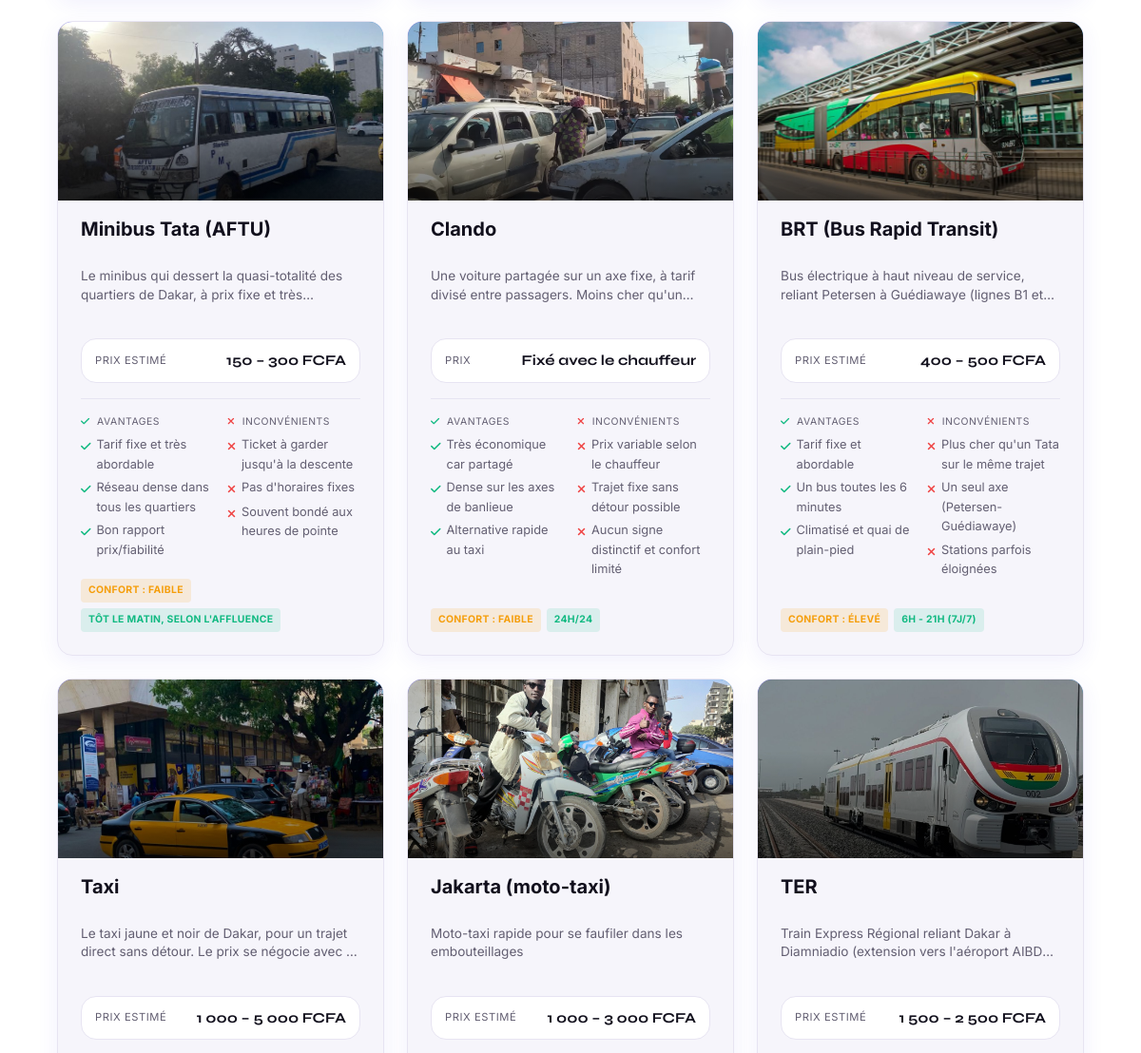
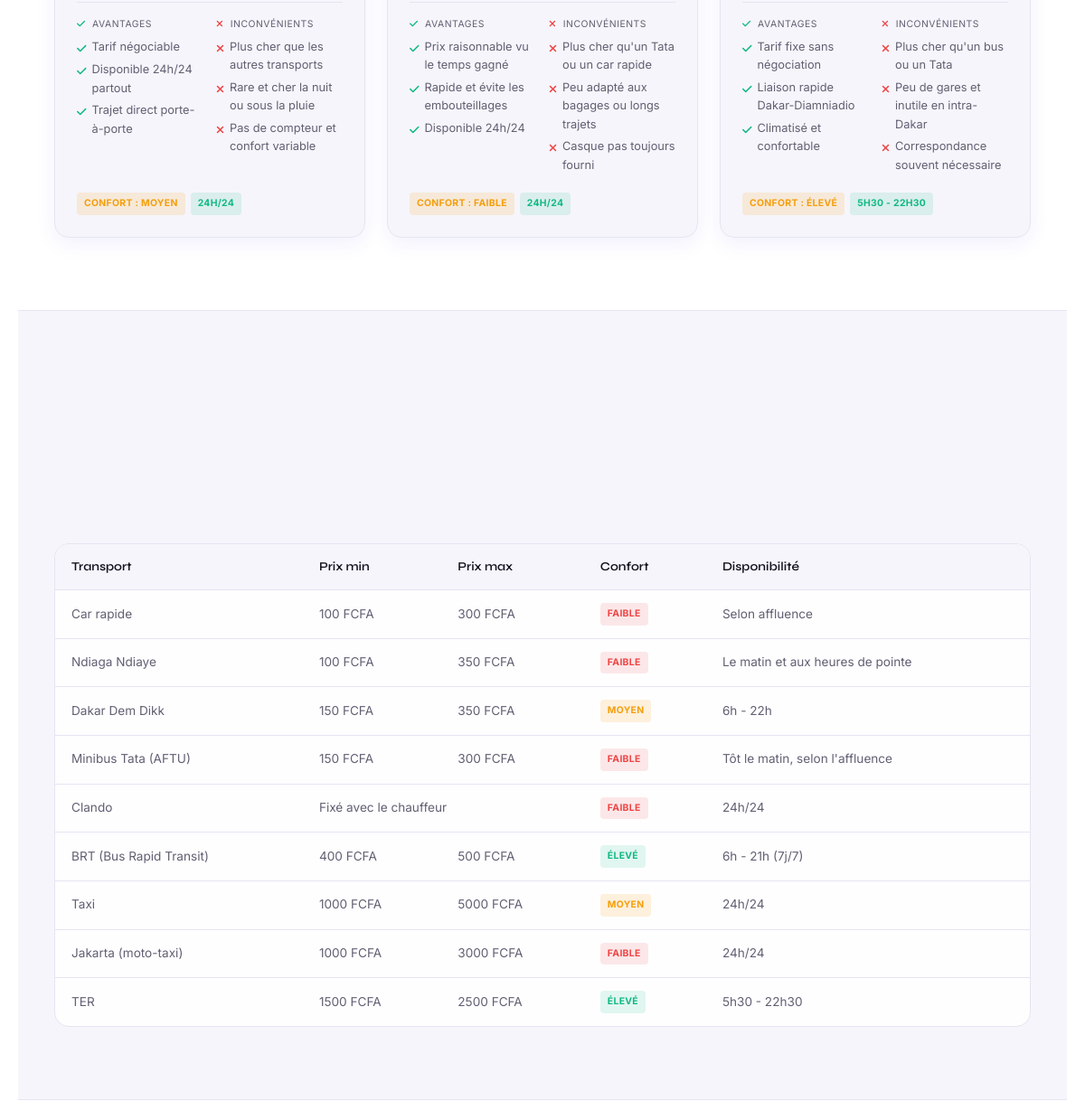
Page /transports (middle part) on the earlier database version (2 pictures, top to bottom).
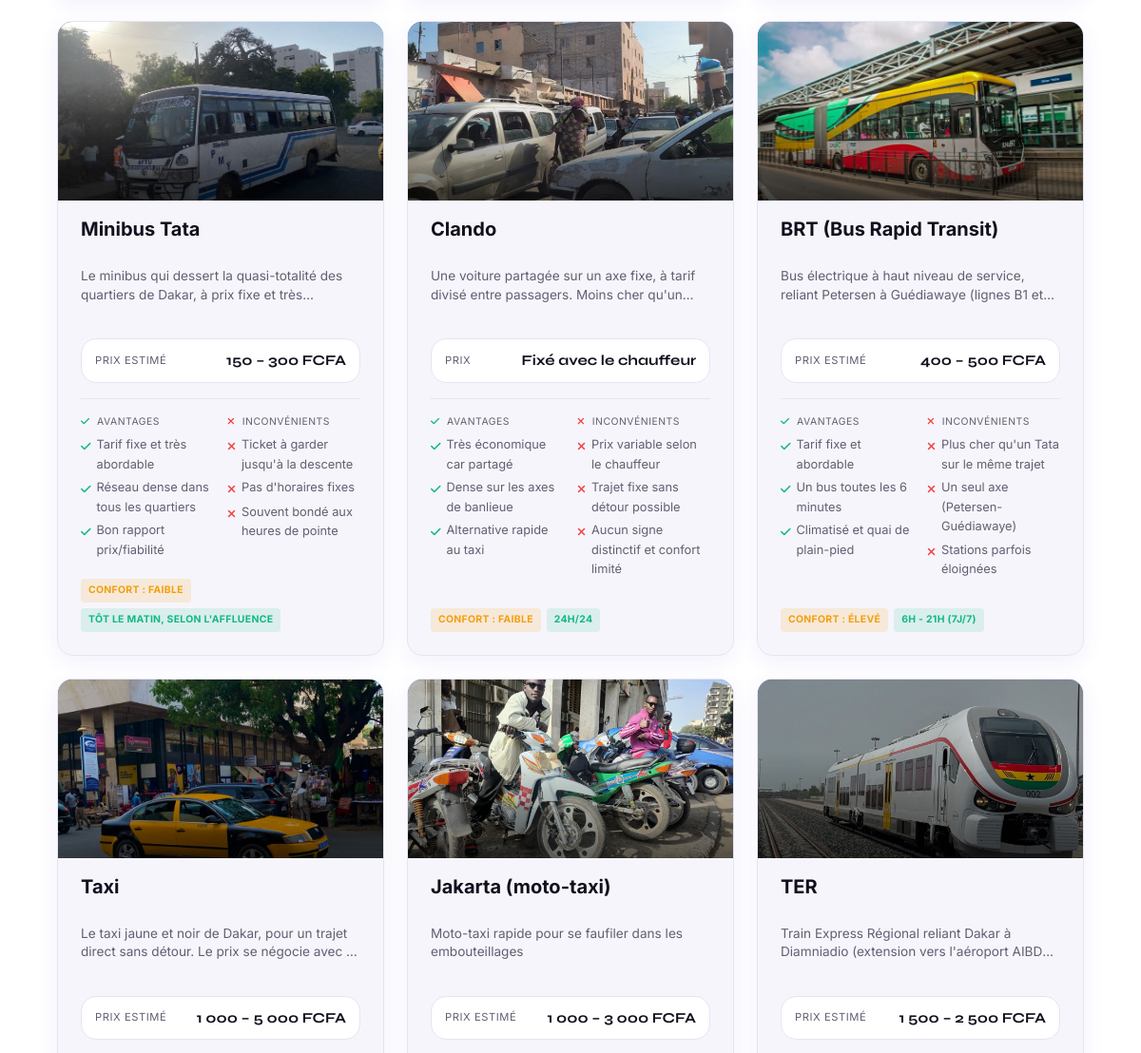
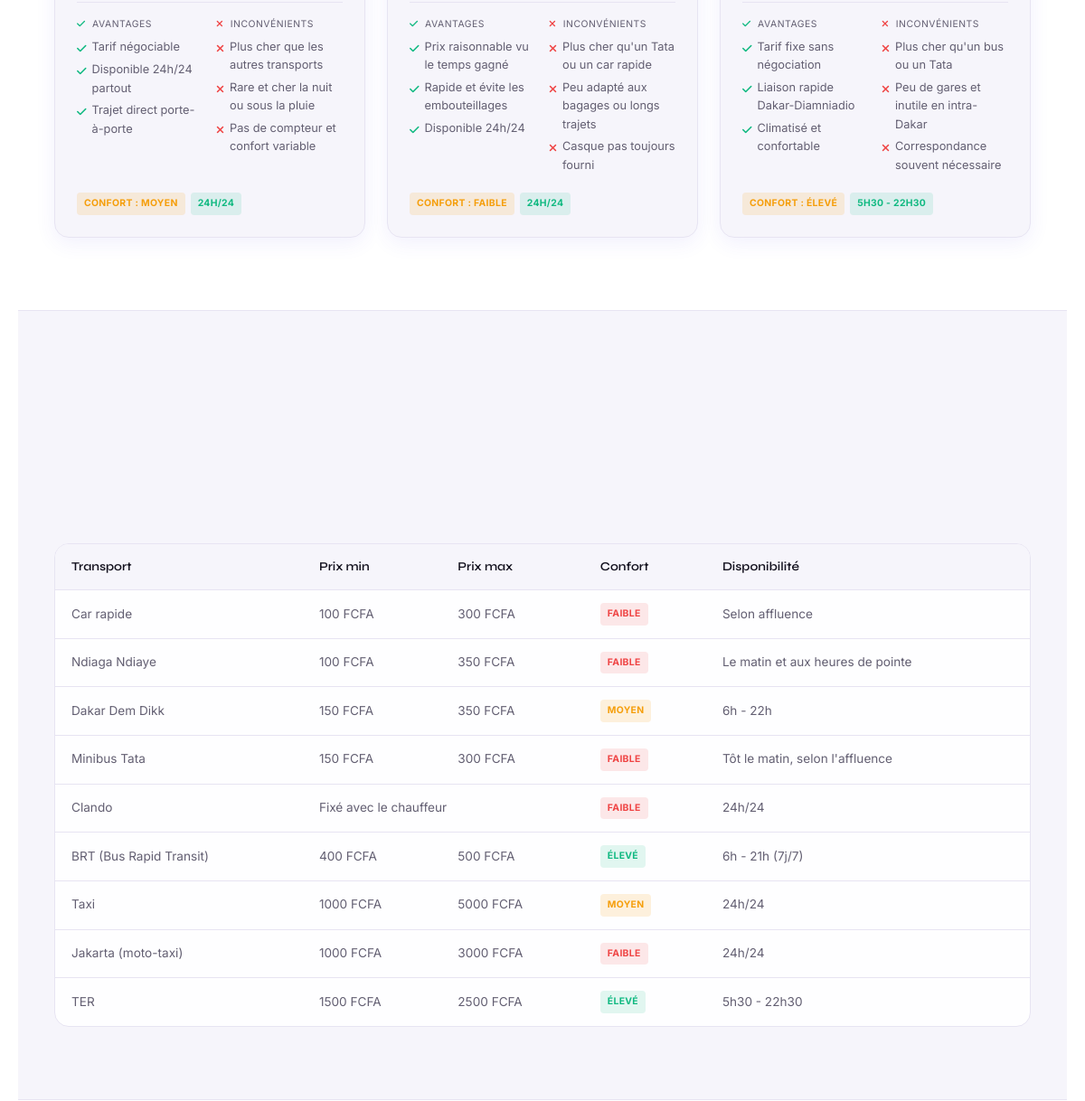
Same page on the later database version (2 pictures, top to bottom).
### tables this page shows
CREATE TABLE moyens_transport (
    id_transport    INTEGER PRIMARY KEY AUTOINCREMENT,
    nom             TEXT NOT NULL,
    image_url       TEXT,             -- URL/Chemin de l'image réelle (ex: /static/img/BRT.jpg)
    description     TEXT,
    cout_min        INTEGER,          -- en FCFA
    cout_max        INTEGER,          -- en FCFA
    niveau_confort  TEXT,             -- 'Faible', 'Moyen', 'Élevé'
    disponibilite   TEXT,             -- ex: '24h/24', 'Heures de bureau'
    avantages       TEXT,
    inconvenients   TEXT);

### app.py (the view)
@app.route("/transports")
def transports():
    return render_template(
        "transports.html",
        transports=database.get_tous_les_transports(),
        active_page="transports",
    )

### database.py (called while the page is built)
def get_connection():
    conn = sqlite3.connect(DB_PATH)
    conn.row_factory = sqlite3.Row
    conn.execute("PRAGMA foreign_keys = ON")
    return conn

def get_tous_les_transports():
    conn = get_connection()
    transports = conn.execute(
        "SELECT * FROM moyens_transport ORDER BY cout_min"
    ).fetchall()
    conn.close()
    return transports

### templates/transports.html (shortened to what this page needs)
{% extends "base.html" %}
{% from "_icons.html" import vignette_transport %}
{% block content %}
    <section class="section">
        <div class="container">
            <div class="grid-3 reveal">
                {% for t in transports %}
                <div class="transport-card">
                    {{ vignette_transport(t) }}
                    <div class="tc-header">
                        <div class="tc-name">{{ t.nom }}</div>
                        <div class="tc-desc">{{ t.description }}</div>
                    </div>
                    <div class="tc-body">
                        <div class="tc-prix">
                            {% if t.nom == 'Clando' %}
                            <span class="tc-prix-label">Prix</span>
                            <span class="tc-prix-value">Fixé avec le chauffeur</span>
                            {% else %}
                            <span class="tc-prix-label">Prix estimé</span>
                            <span class="tc-prix-value">{{ "{:,}".format(t.cout_min).replace(",", " ") }} – {{ "{:,}".format(t.cout_max).replace(",", " ") }} FCFA</span>
                            {% endif %}
                        </div>
                        <div class="pros-cons">
                            <div>
                                <div class="pros-cons-title"><i class="fa-solid fa-check" style="color: var(--accent-vert); margin-right: 4px;"></i> Avantages</div>
                                <ul class="pro-list">
                                    {% for a in t.avantages.split(',') %}
                                    <li>{{ a.strip() }}</li>
                                    {% endfor %}
                                </ul>
                            </div>
                            <div>
                                <div class="pros-cons-title"><i class="fa-solid fa-xmark" style="color: var(--accent-rouge); margin-right: 4px;"></i> Inconvénients</div>
                                <ul class="con-list">
                                    {% for i in t.inconvenients.split(',') %}
                                    <li>{{ i.strip() }}</li>
                                    {% endfor %}
                                </ul>
                            </div>
                        </div>
                        <div class="tc-badges">
                            <span class="badge badge-jaune">Confort : {{ t.niveau_confort }}</span>
                            <span class="badge badge-vert">{{ t.disponibilite }}</span>
                        </div>
                    </div>
                </div>
                {% endfor %}
            </div>
        </div>
    </section>
    <section class="section section-alt">
        <div class="container">
            <div style="overflow-x: auto;">
                <table class="compare-table">
                    <thead>
                        <tr>
                            <th>Transport</th>
                            <th>Prix min</th>
                            <th>Prix max</th>
                            <th>Confort</th>
                            <th>Disponibilité</th>
                        </tr>
                    </thead>
                    <tbody>
                        {% for t in transports %}
                        <tr>
                            <td><span class="transport-name">{{ t.nom }}</span></td>
                            {% if t.nom == 'Clando' %}
                            <td colspan="2">Fixé avec le chauffeur</td>
                            {% else %}
                            <td>{{ t.cout_min }} FCFA</td>
                            <td>{{ t.cout_max }} FCFA</td>
                            {% endif %}
                            <td>
                                {% if t.niveau_confort == 'Élevé' %}<span class="badge badge-vert">Élevé</span>
                                {% elif t.niveau_confort == 'Moyen' %}<span class="badge badge-jaune">Moyen</span>
                                {% else %}<span class="badge badge-rouge">Faible</span>{% endif %}
                            </td>
                            <td>{{ t.disponibilite }}</td>
                        </tr>
                        {% endfor %}
                    </tbody>
                </table>
            </div>
        </div>
    </section>
{% endblock %}

### templates/base.html (shortened to what this page needs)
<!DOCTYPE html>
<html lang="fr">
<head>
    <link rel="stylesheet" href="https://cdnjs.cloudflare.com/ajax/libs/font-awesome/6.4.0/css/all.min.css">
    <link rel="stylesheet" href="https://unpkg.com/leaflet@1.9.4/dist/leaflet.css"
 />
    <link rel="stylesheet" href="{{ url_for('static', filename='css/style.css') }}">
</head>
<body>
    <main class="main-content">
        {% block content %}{% endblock %}
    </main>
</body>
</html>

### templates/_icons.html (shortened to what this page needs)
{% macro vignette_transport(t) -%}
<div class="tc-media">
    {% if t.image_url %}
    <img src="{{ t.image_url }}" alt="{{ t.nom }}" loading="lazy">
    {% else %}
    <div class="tc-media-placeholder"><i class="fa-solid {{ icone_transport(t.nom) }}"></i></div>
    {% endif %}
</div>
{%- endmacro %}

Differences in the rows shown:
changed moyens_transport "Tôt le matin, selon l'affluence": nom "Minibus Tata (AFTU)" → "Minibus Tata"
